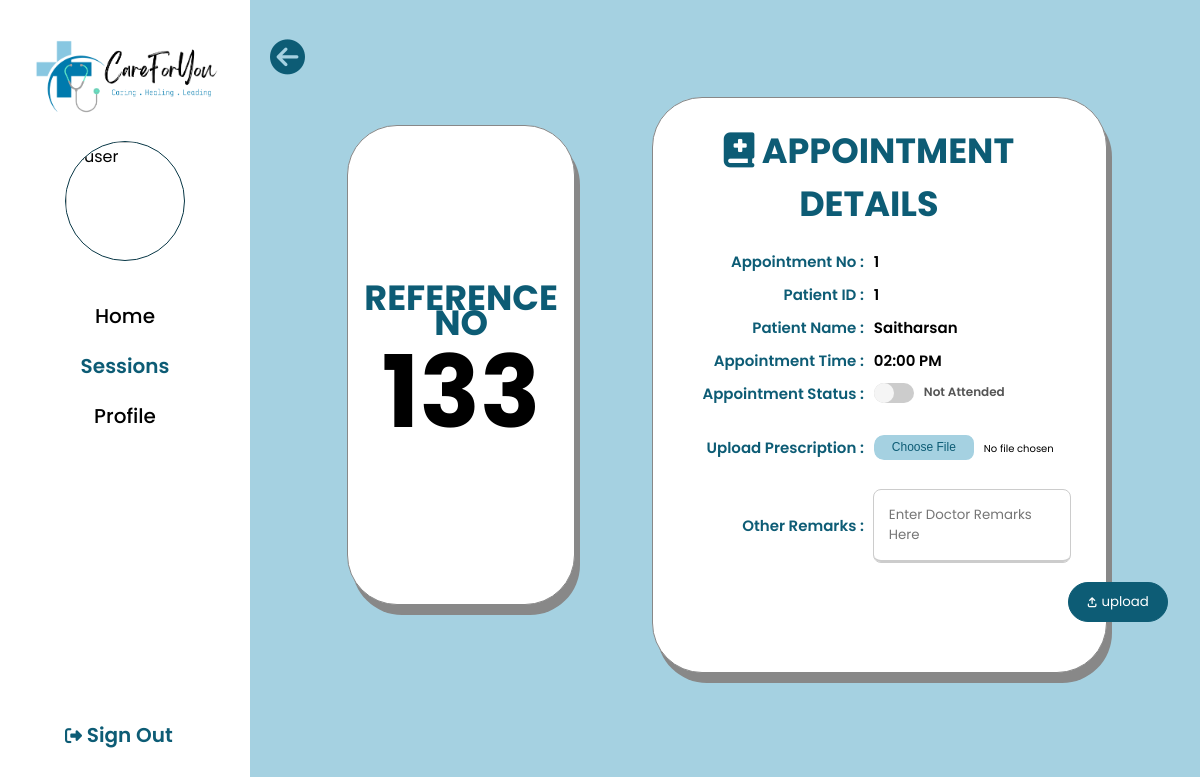
The app's page /assistant/asst_viewappointment.php?id=133 (signed in) with its own data.
### tables this page shows
CREATE TABLE `tbl_docappointment` (
  `docapt_id` int(11) NOT NULL,
  `session_id` int(11) NOT NULL,
  `docapt_time` varchar(100) NOT NULL,
  `docapt_no` int(11) NOT NULL,
  `docapt_status` int(11) NOT NULL,
  `pat_name` varchar(200) NOT NULL,
  `relationship` varchar(50) NOT NULL,
  `pat_nic` varchar(20) NOT NULL,
  `pat_contact` varchar(20) NOT NULL,
  `created_by` int(11) NOT NULL,
  `created_at` timestamp NULL DEFAULT current_timestamp(),
  `my_other` varchar(10) NOT NULL,
  `net_total` varchar(10) NOT NULL,
  `docapt_flag` int(11) NOT NULL,
  `prescription_name` varchar(255) NOT NULL,
  `other_remark` varchar(255) NOT NULL,
  `record_access` int(11) NOT NULL
);

CREATE TABLE `tbl_patient` (
  `p_id` int(10) NOT NULL,
  `userid` int(10) NOT NULL,
  `first_name` varchar(100) NOT NULL,
  `last_name` varchar(100) NOT NULL,
  `gender` varchar(30) NOT NULL,
  `dob` varchar(15) NOT NULL,
  `nic` varchar(20) NOT NULL,
  `contact` int(10) NOT NULL,
  `address` varchar(255) NOT NULL,
  `profile_picture` varchar(255) NOT NULL DEFAULT 'user.png',
  `acc_createdate` varchar(50) NOT NULL
);

### assistant/asst_viewappointment.php (the view, shortened to what this page needs)
<?php include('../config/constants.php') ?>
<?php include('asst_getinfo.php') ?>
<?php
    $docapt_id = $_GET['id'];
    $sql = "SELECT * FROM tbl_docappointment
                INNER JOIN tbl_sysusers ON tbl_docappointment.created_by = tbl_sysusers.userid
                INNER JOIN tbl_patient ON tbl_sysusers.userid = tbl_patient.userid
                AND docapt_id = '$docapt_id'";
    $result = mysqli_query($conn, $sql);
    $row = mysqli_fetch_assoc($result);
?>
<!DOCTYPE html>
<html lang="en">
<head>
    <link rel="stylesheet" href="../css/asst.css">
</head>
<body>
    <div class="wrapper">
        <div class="sidebar">
            <a href="../index.php"><img src="../images/logo.png" alt="logo" class="logo"></a>
            <img src="../images/user-profilepic/assistant/<?php echo $profile_picture; ?>" alt="user" class="imgframe">
            <ul>
                <li><a href="asst_home.php">Home</a></li>
                <li><a href="asst_session.php"><div class="highlighttext">Sessions</div></a></li>
                <li><a href="asst_viewprofile.php">Profile</a></li>
            </ul>
            <div class="signouttext"><a href="../logout.php"><i class="fa-solid fa-right-from-bracket"></i> Sign Out </a></div>
        </div>
        <div class="main_content">
            <div class="info">
            <div class="back" onclick="location.href='asst_appointments.php?id=<?php echo $row['session_id'] ?>'">
                <i class="fa-solid fa-circle-arrow-left" style="font-size: 35px;"></i>
            </div>
            <div class="container-row">
            <div class="container1">
                <div class="sessionidTXT">
                    REFERENCE NO<br/><br/>
                    <div style="color:#000; font-size:100px; margin-top:20px;"><?php echo $docapt_id ?></div>
                </div>
            </div>
            <div class="container2">
                <form method="post">
                <table class="viewtblAPP">
                    <tr>
                        <td colspan="2">
                            <div class="sessionidTXT" style="margin-bottom:10px;"><i class="fa-solid fa-book-medical"></i>&nbsp;APPOINTMENT DETAILS</div>
                        </td>
                    </tr>
                    <tr>
                        <td class="typeR">Appointment No :</td>
                        <td class="typeL"><?php echo $row['docapt_no'] ?></td>
                    </tr>
                    <tr>
                        <td class="typeR">Patient ID :</td>
                        <td class="typeL"><?php echo $row['p_id'] ?></td>
                    </tr>
                    <tr>
                        <td class="typeR">Patient Name :</td>
                            <?php
                                if($row['my_other'] == 1){
                            ?>
                                <td class="typeL"><?php echo $row['pat_name'] ?></td>
                            <?php
                                }else{
                            ?>
                                <td class="typeL"><?php echo $row['first_name'] ?></td>
                            <?php
                                }
                            ?>
                    </tr>
                    <tr>
                        <td class="typeR">Appointment Time :</td>
                        <td class="typeL"><?php echo $row['docapt_time'] ?></td>
                    </tr>
                    <?php
                        if($row['docapt_status'] == 1){
                    ?>
                            <tr>
                                <td class="typeR">Appointment Status :</td>
                                <td class="typeL">
                                    <label class="switch">
                                        <span class="slider round"></span>
                                        <span id="toggle-text">Not Attended</span>
                                    </label>
                                </td>
                            </tr>
                            <tr>
                                <td class="typeR">Upload Prescription :</td>
                                <td class="typeL">
                                <form method="POST">
                                <div class="type-file upload-input">
                                    <input type="file" accept="image/*,.doc,.docx,.txt,.pdf" name="prescription" required/>
                                </div>
                                </td>
                            </tr>
                            <tr>
                                <td class="typeR">Other Remarks :</td>
                                <td class="typeL">
                                    <textarea class="textarea" name="asst-remark" id="address" placeholder="Enter Doctor Remarks Here"></textarea>
                                </td>
                            </tr>
                    <?php
                        }
                    ?>
                    <tr>
                        <td>
                                <?php
                                    if ($row['docapt_status']==1) {
                                ?>
                                        <button class="btnpre" type="submit" name="des-upload"><i class="fa-solid fa-arrow-up-from-bracket"></i>upload</button></form>
                                <?php
                                    }
                                ?>
            </div>
            </div>
            </div>
        </div>
</body>
</html>

### css/asst.css (style rules this page uses)
* { margin: 0px; padding: 0px; box-sizing: border-box; list-style: none; text-decoration: none; font-family: 'Poppins', sans-serif; }
body { background-color: #A5D1E1; }
.back { margin-top: -30px; position: fixed; color: #0D5C75; cursor: pointer; }
.wrapper { display: flex; position: relative; }
.wrapper .sidebar { width: 250px; height: 100%; background: #FFFFFF; padding: 30px 0px; position: fixed; }
.logo { width: 200px; margin-top: 0px; margin-left: 25px; }
.imgframe { width: 120px; height: 120px; margin-top: 20px; margin-left: 65px; border: 1px solid #083746; border-radius: 50%; }
.wrapper .sidebar ul { margin-top: 20px; text-align: center; font-size: 20px; font-weight: 500; padding: 10px; }
.wrapper .sidebar ul li { padding: 10px; vertical-align: middle; }
.wrapper .sidebar ul li a { color: #000000; display: block; }
.signouttext { color: #0D5C75; text-align: center; font-size: 20px; font-weight: 600; position: absolute; bottom: 50px; left: 65px; }
.wrapper .sidebar .signouttext a { color: #0D5C75; display: block; }
.fa-solid { font-size: 17px; }
.wrapper .main_content { width: 100%; margin-left: 250px; margin-top: 50px; text-align: center; }
.wrapper .main_content .info { margin: 20px; color: #000000; line-height: 25px; }
.wrapper .main_content .info div { margin-bottom: 20px; }
.highlighttext { color: #0D5C75; font-weight: 600; display: inline; }
table { border-collapse:collapse; }
table td { width: 750px; text-align:center; padding-left: 10%; padding-right: 10%; }
.container-row { display: flex; width: 100%; height: 100%; }
.container1 { display: flex; justify-content: center; align-items: center; margin-top: 6%; margin-bottom: auto; margin-left: auto; width: 25%; height: 60vh; background-color: #FFFFFF; border-radius: 50px; border: 1px solid #888888; padding: 10px; box-shadow: 5px 10px #888888; }
.container2 { display: flex; justify-content: center; align-items: center; margin: 3% 8% 50px auto; width: 50%; height: 72vh; background-color: #FFFFFF; border-radius: 50px; border: 1px solid #888888; padding: 10px; box-shadow: 5px 10px #888888; }
.sessionidTXT { font-size: 35px; color: #0D5C75; font-weight: 700; }
.sessionidTXT i { font-size: 35px; color: #0D5C75; font-weight: 700; }
.viewtblAPP { width: 95%; table-layout: fixed; text-align: center; vertical-align: middle; background-color: #ffffff; border-collapse: collapse; }
.viewtblAPP td { width: 50%; padding: 5px; text-align: center; vertical-align: middle; }
.viewtblAPP td.typeR { font-size: 15px; font-weight: 550; color: #0D5C75; text-align: right; }
.viewtblAPP td.typeL { font-size: 15px; font-weight: 600; text-align: left; }
.switch { position: relative; display: inline-block; width: 40px; height: 20px; }
.slider { position: absolute; cursor: pointer; top: 0; left: 0; right: 0; bottom: 0; background-color: #ccc; -webkit-transition: .4s; transition: .4s; }
.slider:before { position: absolute; content: ""; height: 20px; width: 20px; left: 0px; bottom: 0px; background-color: whitesmoke; -webkit-transition: .4s; transition: .4s; }
.slider.round { border-radius: 34px; }
.slider.round:before { border-radius: 50%; }
#toggle-text { position: absolute; width: max-content; top: 0; left: 50px; font-size: 12px; color: #555; -webkit-transition: .4s; transition: .4s; }
.upload-input input { margin-top: 20px; }
.textarea { outline:1px solid #ccc; padding: 15px; resize: none; border-radius: 7px; border: 1px solid #ccc; border-width: 0 0 2px; width: 100%; height: 100%; }
.type-file input[type="file"] { box-sizing: border-box; border-radius: 10px; width: 200px; background: white; padding: 0px; height: 25px; font-size: 10px; }
.btnpre { width: 100px; height: 40px; color: #fff; background-color: #0D5C75; border: 1px solid #0D5C75; padding: 2px; border-radius: 25px; cursor: pointer; margin: 10px 0px 0px 400px; }
.btnpre i { font-size: 10px; margin-right: 5px; }

### assistant/asst_popups/editprespopup.php (style rules this page uses)
* { margin: 0; padding: 0; box-sizing: border-box; font-family: "Poppins", sans-serif; }

### records on screen
tbl_docappointment: docapt_no "1", tbl_patient.p_id "1", tbl_patient.first_name "Saitharsan", docapt_time "02:00 PM"

### other values on screen
$docapt_id "133"
